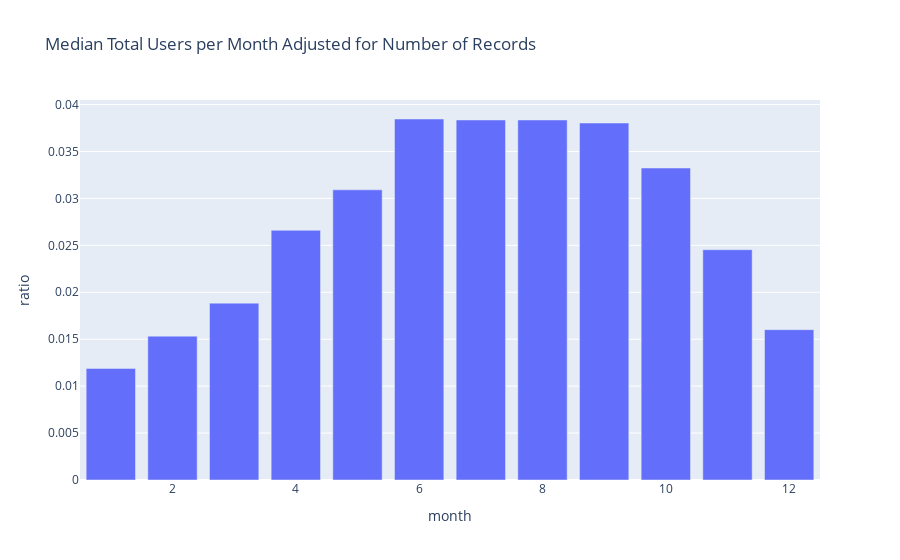

The code cell stored with this chart in its notebook:
### Code cell
# Calculate median total users per month
monthly_median = df.groupby('month')['total'].median().reset_index()

# Count the number of rows for each month
monthly_counts = df['month'].value_counts().reset_index()
monthly_counts.columns = ['month', 'count']

# Merge the two DataFrames on 'month'
merged_df = pd.merge(monthly_median, monthly_counts, on='month')

# Calculate the ratio of median total users to the count of rows
merged_df['ratio'] = merged_df['total'] / merged_df['count']

# Sort by month
merged_df = merged_df.sort_values('month')

px.bar(merged_df, x='month', y='ratio', title='Median Total Users per Month Adjusted for Number of Records')

### Figure 1 — Plotly figure (JSON) as saved in the notebook; plotly's stock layout.template omitted (floating-point values rounded to 4 significant figures)
{"data": [{"alignmentgroup": "True", "hovertemplate": "month=%{x}<br>ratio=%{y}<extra></extra>", "legendgroup": "", "marker": {"color": "#636efa", "pattern": {"shape": ""}}, "name": "", "offsetgroup": "", "orientation": "v", "showlegend": false, "textposition": "auto", "type": "bar", "x": [1, 2, 3, 4, 5, 6, 7, 8, 9, 10, 11, 12], "xaxis": "x", "y": [0.01189, 0.01533, 0.01884, 0.0266, 0.03091, 0.03846, 0.03836, 0.03836, 0.03803, 0.03324, 0.02454, 0.01602], "yaxis": "y"}], "layout": {"barmode": "relative", "legend": {"tracegroupgap": 0}, "title": {"text": "Median Total Users per Month Adjusted for Number of Records"}, "xaxis": {"anchor": "y", "domain": [0, 1], "title": {"text": "month"}}, "yaxis": {"anchor": "x", "domain": [0, 1], "title": {"text": "ratio"}}}}
